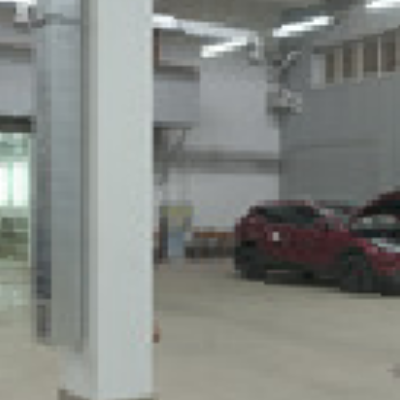

Generate this figure with Python:
#!/usr/bin/env python

# Demonstrate equirectangular to cube map texture conversion with a skybox.

import vtkmodules.vtkInteractionStyle  # noqa: F401
import vtkmodules.vtkRenderingOpenGL2  # noqa: F401

import os

from vtkmodules.vtkIOImage import vtkJPEGReader
from vtkmodules.vtkRenderingCore import (
    vtkRenderWindow,
    vtkRenderWindowInteractor,
    vtkRenderer,
    vtkSkybox,
    vtkTexture,
)
from vtkmodules.vtkRenderingOpenGL2 import vtkEquirectangularToCubeMapTexture

# Read equirectangular image
data_dir = os.environ.get("VPE_DATA_DIR", os.path.dirname(os.path.abspath(__file__)))
reader = vtkJPEGReader()
reader.SetFileName(os.path.join(data_dir, "autoshop.jpg"))

texture = vtkTexture()
texture.SetInputConnection(reader.GetOutputPort())

# Convert to cube map
cubemap = vtkEquirectangularToCubeMapTexture()
cubemap.SetInputTexture(texture)

# Skybox
world = vtkSkybox()
world.SetTexture(cubemap)

# Rendering pipeline
renderer = vtkRenderer()
renderer.AddActor(world)

render_window = vtkRenderWindow()
render_window.SetSize(400, 400)
render_window.AddRenderer(renderer)
render_window.SetWindowName("equirectangular to cube map")

interactor = vtkRenderWindowInteractor()
interactor.SetRenderWindow(render_window)

interactor.Initialize()
interactor.Start()
